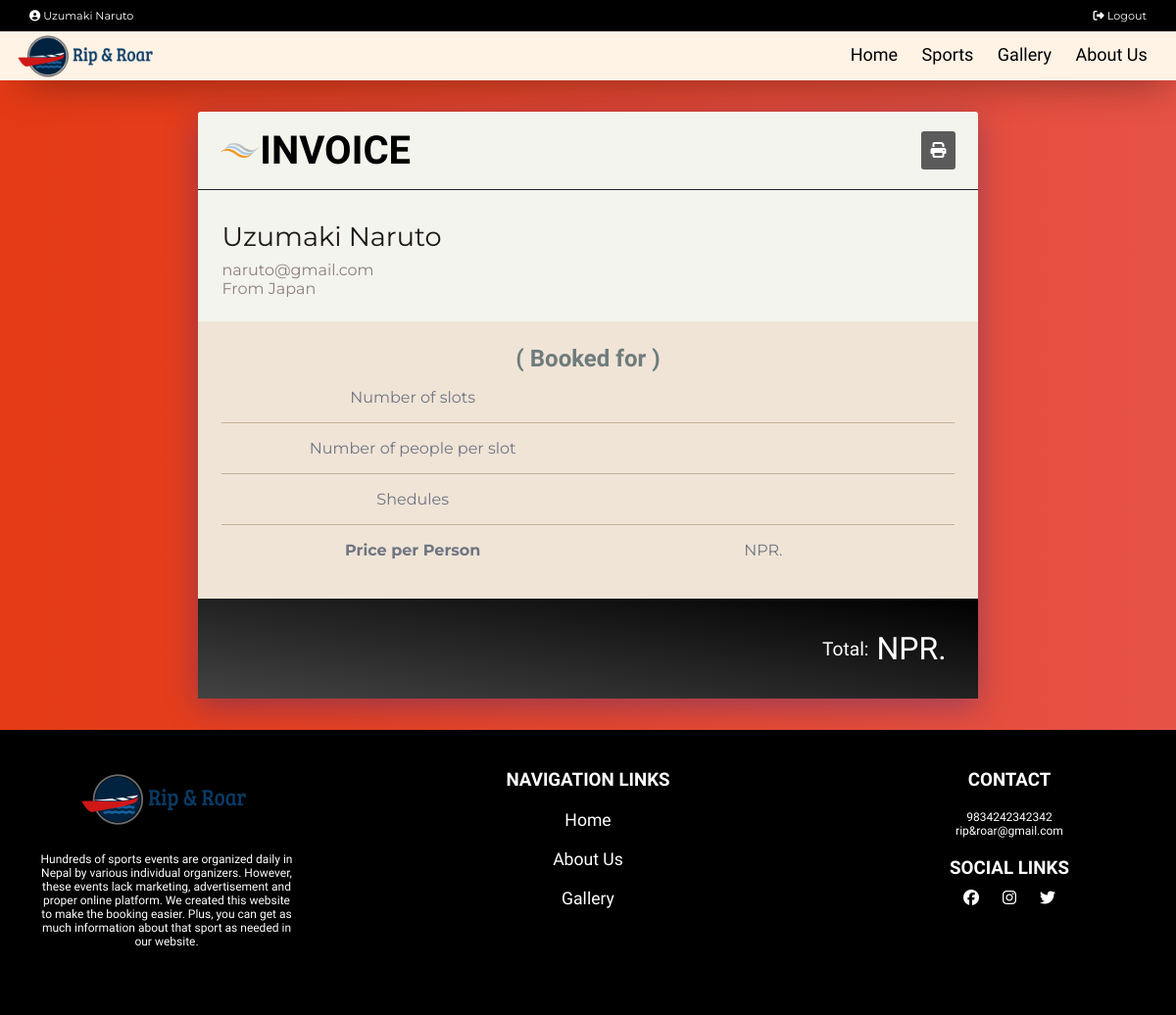
Page /reciept.php (signed in) on the committed database.
### tables this page shows
CREATE TABLE `users` (
  `user_id` int(11) NOT NULL,
  `name` varchar(50) NOT NULL,
  `username` varchar(50) NOT NULL,
  `email` varchar(50) NOT NULL,
  `age` int(11) NOT NULL,
  `country` varchar(255) NOT NULL,
  `password` varchar(50) NOT NULL,
  `role` int(11) NOT NULL,
  `status` int(11) NOT NULL
);

### includes/db.php (called while the page is built, shortened)
<?php
class DbConnection{
    private $host = 'localhost';
    private $username = 'root';
    private $password = '';
    private $database = 'rrdb';
    protected $connection;
    public function __construct(){
        if (!isset($this->connection)) {
            $this->connection = new mysqli($this->host, $this->username, $this->password, $this->database);
        }
        return $this->connection;
    }
}
?>

### includes/crud.php (called while the page is built, shortened)
<?php
     include_once "db.php";
     class CrudOperation extends DbConnection{
         public function fetch_data_with_id($table_name, $column_name, $id) {
            $sql = "SELECT * FROM $table_name WHERE $column_name = '$id'";
            $query = $this->connection->query($sql);
            if($query){
                $row = $query->fetch_array();
                return $row;
            }
            else
            echo "Invalid sql ".$sql;
         }
     }
     $crud = new CrudOperation;
?>

### reciept.php (the view, shortened to what this page needs)
<?php include_once 'header.php'; ?>
<?php
$user_details = $crud->fetch_data_with_id('users', 'user_id', $_SESSION['user']);
$sport_detail = $crud->fetch_data_with_id('sport_detail', 'sport_detail_id', $_SESSION['sport_detail_id']);
$sport = $crud->fetch_data_with_id('sport', 'sport_id', $sport_detail['sport_id']);
?>
<section class="invoiceContainer">
    <div class="invoicePage">
        <div class="invoiceHeader"><div class="logo"> </div><h1>INVOICE</h1>
        <button onclick="window.print()"><i class="fas fa-print"></i></button>
        </div>
        <div class="invoiceBody">
            <div class="left">
                <span class="name"><?php echo $user_details['name']; ?></span>
                <span><?php echo $user_details['email']; ?></span>
                <span>From <?php echo $user_details['country']; ?></span>
            </div>
        </div>
        <div class="bookingDetails">
            <h2> <?php echo $sport_detail['name']; ?> ( Booked for <?php echo $_SESSION['reciept_data']['date']; ?> )</h2>
            <div class="bookingDetailsBody">
                <div class="left">
                    <div><span class="tHead"> Number of slots </span><span class="content"> <?php echo $_SESSION['reciept_data']['numSlots']; ?></span></div>
                    <div><span class="tHead"> Number of people per slot  </span><span class="content"><?php echo $_SESSION['reciept_data']['numPeople']; ?></span></div>
                    <div><span class="tHead"> Shedules </span> </div>
                     <div style="border-bottom:0px;"><span class="tHead"><b> Price per Person </b></span><span class="content"> NPR.<b><?php echo $sport['price']; ?></b></span></div>
                </div>
            </div>
        </div>
        <div class="totalPrice">
                <span style="font-size:1.2rem">Total:</span> &nbsp;<span>NPR. <?php echo $_SESSION['reciept_data']['total']; ?></span>
            </div>
    </div>
</section>
<?php include_once 'footer.php'; ?>

### header.php (shortened to what this page needs)
<?php
   include_once 'includes/form.php';
   $curPage = basename($_SERVER['PHP_SELF']);
   ?>
<!DOCTYPE html>
<html lang="en">
<head>
    <link rel="stylesheet" type="text/css" href="css/main.css" />
    <link rel="stylesheet" type="text/css" href="css/flickity.css" />
</head>
<body>
   <div class="top-nav">
      <?php if (!isset($_SESSION['user']) ||(trim ($_SESSION['user']) == '')){ ?>
      <a href="login.php" class="logout <?php echo ($curPage == "register.php" ? "active" : "");?>"><i class="fas fa-user-plus"></i> SignUp/SignIn</a>
      <?php } else {
         $userDetailsRow = $crud->fetch_data_with_id('users', 'user_id', $_SESSION['user']);
         ?>
         <a href="profile.php" class="<?php echo ($curPage == "account.php" ? "active" : "");?>"style="margin-right:auto;z-index:999;"><i class="fas fa-user-circle"></i> <?php echo ucfirst($userDetailsRow['name']); ?></a>
         <a href="index.php?logout='1'" class="logout"><i class="fas fa-sign-out-alt"></i> Logout</a>
      <?php }?>
   </div>
   <div class="nav " >
      <div class="nav-header">
         <div class="nav-title">
            <a href="index.php"><img src="assets/logo-riproar.PNG" alt="Logo" ></a>
         </div>
      </div>
      <div class="nav-links" style="padding-right:1.2rem">
         <a href="index.php" class="<?php echo ($curPage == "index.php" ? "active" : "");?>" >Home</a>
         <a href="explore.php" class="<?php echo ($curPage == "explore.php" ? "active" : "");?>">Sports</a>
         <a href="gallery.php" class="<?php echo ($curPage == "gallery.php" ? "active" : "");?>"> Gallery</a>
         <a href="about.php" class="<?php echo ($curPage == "about.php" ? "active" : "");?>">About Us</a>
      </div>
   </div>

### rows in the picture
users: name "Uzumaki Naruto", email "naruto@gmail.com", country "Japan"
